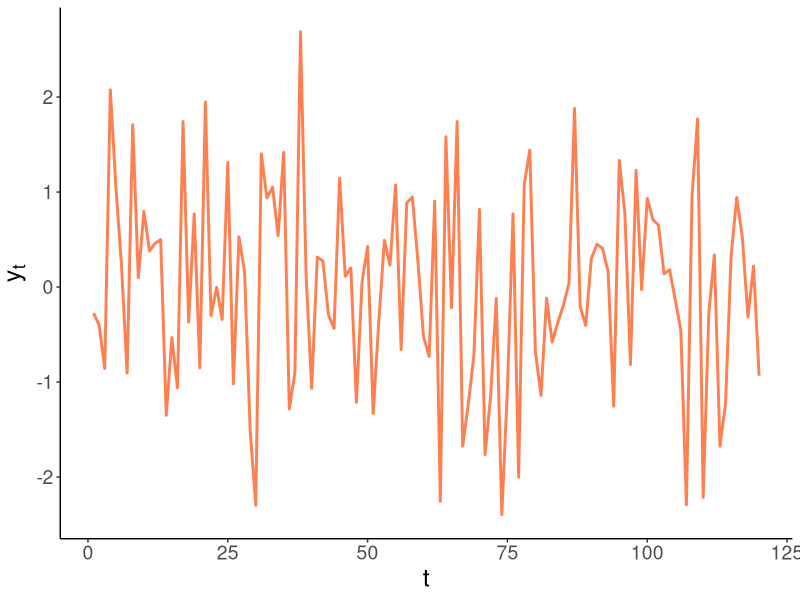
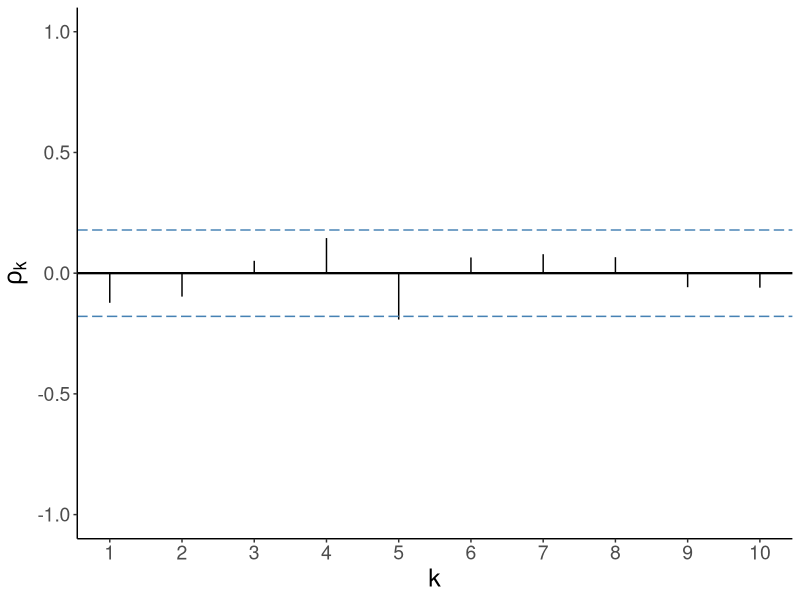
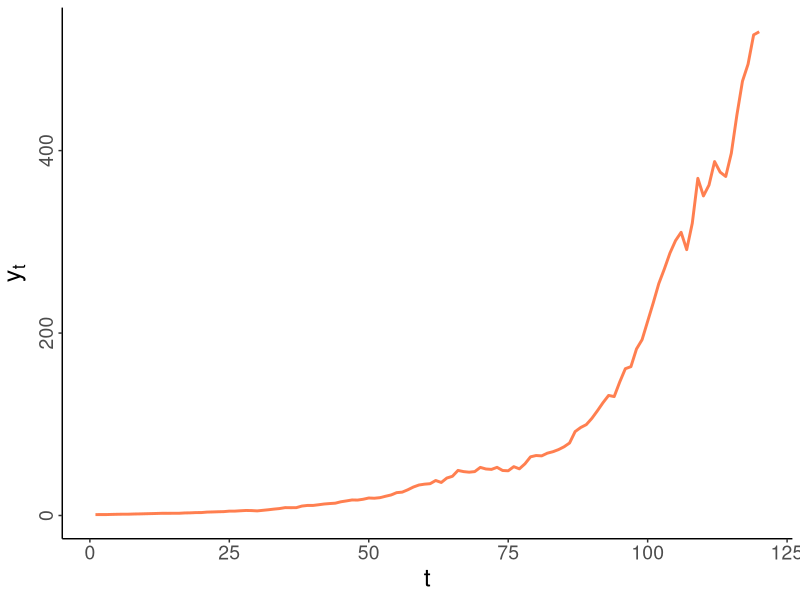
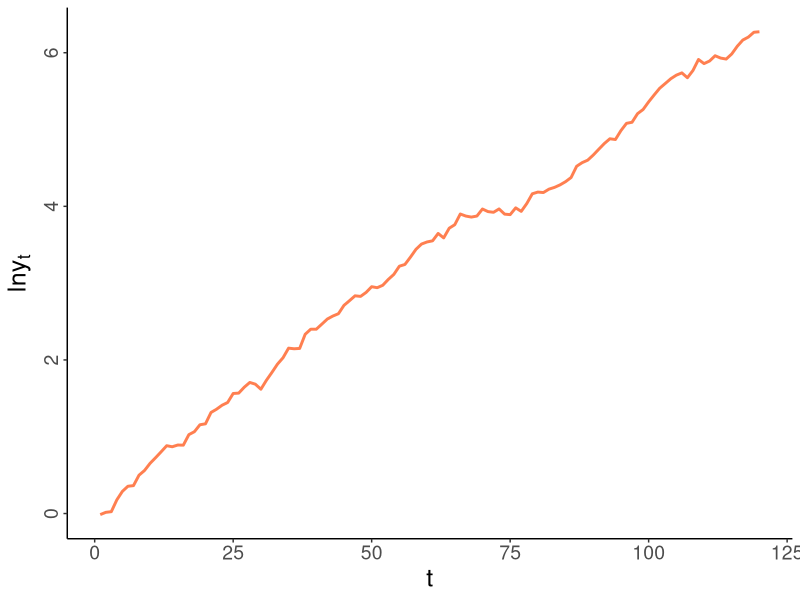
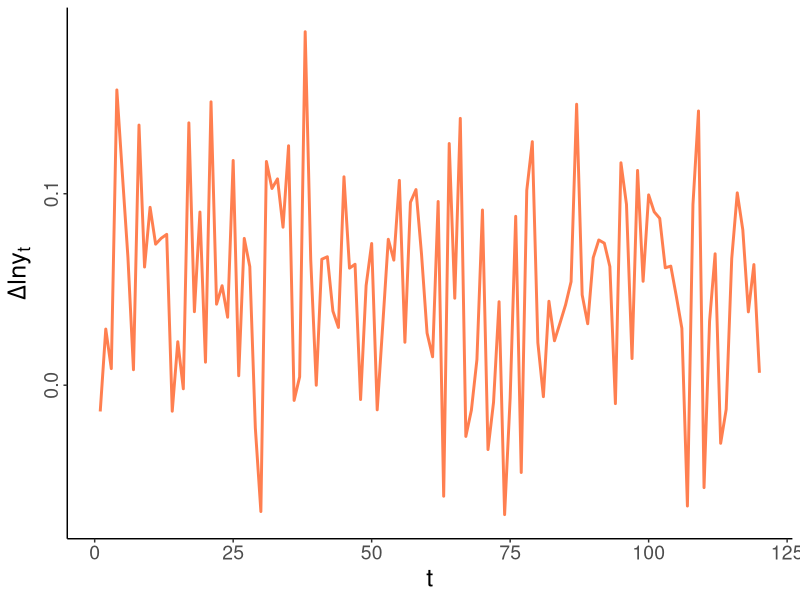

R code for these plots, in order:
## ---- chunk 1
knitr::opts_chunk$set(echo = FALSE, fig.width = 9, fig.height = 6)
## ---- chunk 2
library(ggplot2)
## ---- chunk 3
n <- 120

set.seed(n)
y <- rnorm(n)

df <- data.frame(t=c(1:n),y=y)

ggplot(df,aes(x=t,y=y))+
  geom_line(size=1,col="coral")+
  labs(y=expression(paste(y[t],sep="")))+
  theme_classic()+
  theme(axis.title = element_text(size=18),axis.text = element_text(size=14))
## ---- chunk 4
maxlag <- 10
df <- data.frame(k=c(1:maxlag),rho=c(acf(y,plot=F)[1:10]$acf))

ggplot(df,aes(x=k,y=rho))+
  geom_segment(aes(xend=k,yend=0))+
  geom_hline(yintercept=0,size=.8)+
  geom_hline(yintercept=c(-1.96/sqrt(n),1.96/sqrt(n)),size=.5,linetype=5,col="steelblue")+
  scale_x_continuous(breaks=c(1:10),labels=c(1:10))+
  labs(x="k",y=expression(rho[k]))+
  coord_cartesian(ylim=c(-1,1))+
  theme_classic()+
  theme(axis.title = element_text(size=18),axis.text = element_text(size=14))
## ---- chunk 5
n <- 120
a <- 0.05
b <- 0.05
s <- 0.05
set.seed(n)
e <- rnorm(n,0,s)
dlny <- e
for(i in 2:n){
  dlny[i] <- .05+.05*dlny[i-1]+e[i]
}
lny <- cumsum(dlny)
y <- exp(lny)

df <- data.frame(t=c(1:n),y=y,lny=lny,dlny=dlny)
## ---- chunk 6
ggplot(df,aes(x=t,y=y))+
  geom_line(size=1,color="coral")+
  labs(y=expression(paste(y[t],sep="")))+
  theme_classic()+
  theme(axis.title = element_text(size=18),axis.text = element_text(size=14),axis.text.y = element_text(angle=90,hjust=0.5))
## ---- chunk 7
ggplot(df,aes(x=t,y=lny))+
  geom_line(size=1,color="coral")+
  labs(y=expression(paste("ln",y[t],sep="")))+
  theme_classic()+
  theme(axis.title = element_text(size=18),axis.text = element_text(size=14),axis.text.y = element_text(angle=90,hjust=0.5))
## ---- chunk 8
ggplot(df,aes(x=t,y=dlny))+
  geom_line(size=1,color="coral")+
  labs(y=expression(paste(Delta,"ln",y[t],sep="")))+
  theme_classic()+
  theme(axis.title = element_text(size=18),axis.text = element_text(size=14),axis.text.y = element_text(angle=90,hjust=0.5))
